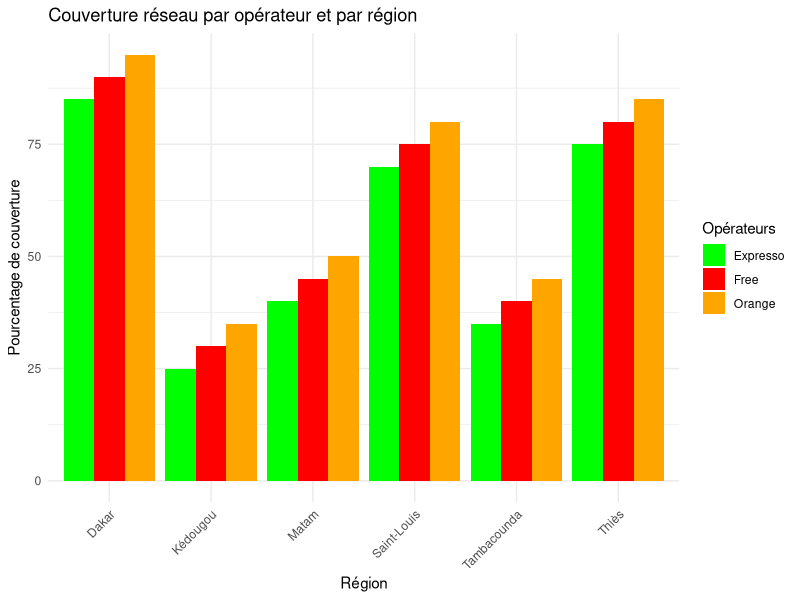

The R script that drew this image: (Note: this script raises an error after producing the figure.)
## ---- chunk 1
library(ggplot2)
library(tidyr)

# Données de couverture par opérateur (exemple)
operator_data <- data.frame(
  Region = c("Dakar", "Thiès", "Saint-Louis", "Tambacounda", "Kédougou", "Matam"),
  Orange = c(95, 85, 80, 45, 35, 50),
  Free = c(90, 80, 75, 40, 30, 45),
  Expresso = c(85, 75, 70, 35, 25, 40)
)

operator_long <- pivot_longer(operator_data, 
                            cols = c(Orange, Free, Expresso),
                            names_to = "Operateur",
                            values_to = "Couverture")

ggplot(operator_long, aes(x = Region, y = Couverture, fill = Operateur)) +
  geom_bar(stat = "identity", position = "dodge") +
  scale_fill_manual(values = c("Orange" = "orange", "Free" = "red", "Expresso" = "green")) +
  labs(title = "Couverture réseau par opérateur et par région",
       x = "Région",
       y = "Pourcentage de couverture",
       fill = "Opérateurs") +
  theme_minimal() +
  theme(axis.text.x = element_text(angle = 45, hjust = 1))
## ---- chunk 2
# Vous pouvez ajouter le logo de l'ENSAE ici si vous en avez un
knitr::include_graphics("images/carte_couverture_2G.png")
## ---- chunk 3
# Vous pouvez ajouter le logo de l'ENSAE ici si vous en avez un
knitr::include_graphics("images/carte_couverture_3G.png")
## ---- chunk 4
# Vous pouvez ajouter le logo de l'ENSAE ici si vous en avez un
knitr::include_graphics("images/carte_couverture_4G.png")
## ---- chunk 5
# Vous pouvez ajouter le logo de l'ENSAE ici si vous en avez un
knitr::include_graphics("images/carte_couverture_reseaux.png")
